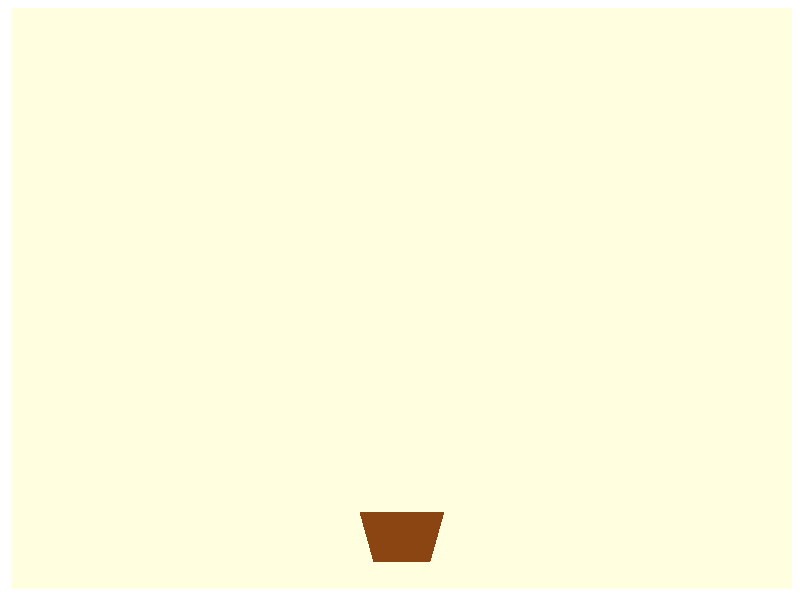
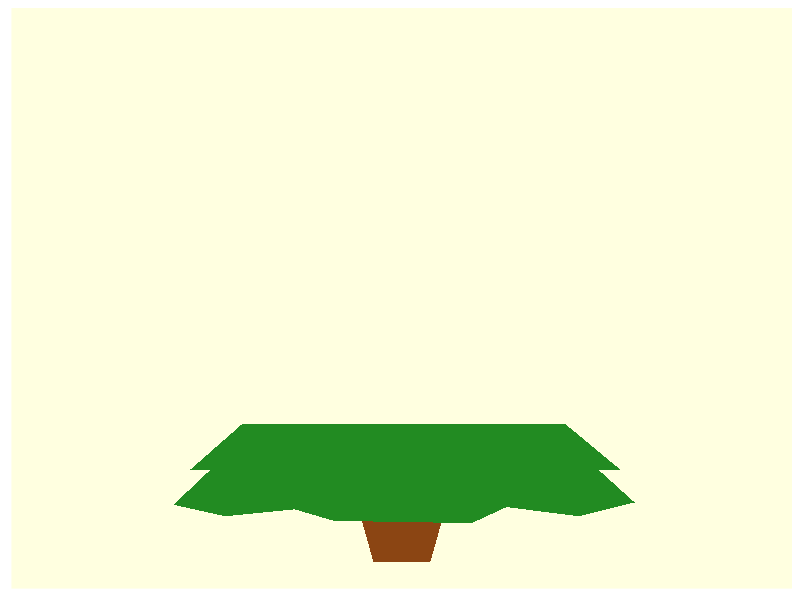
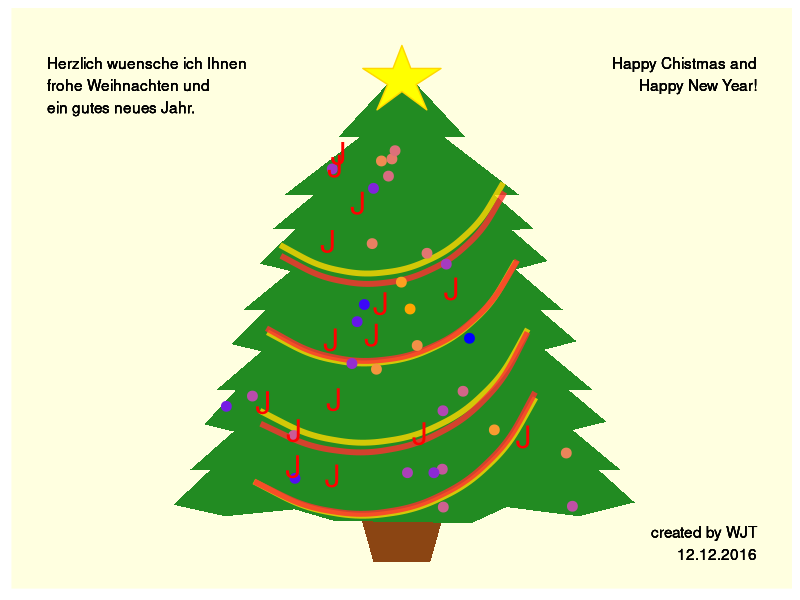
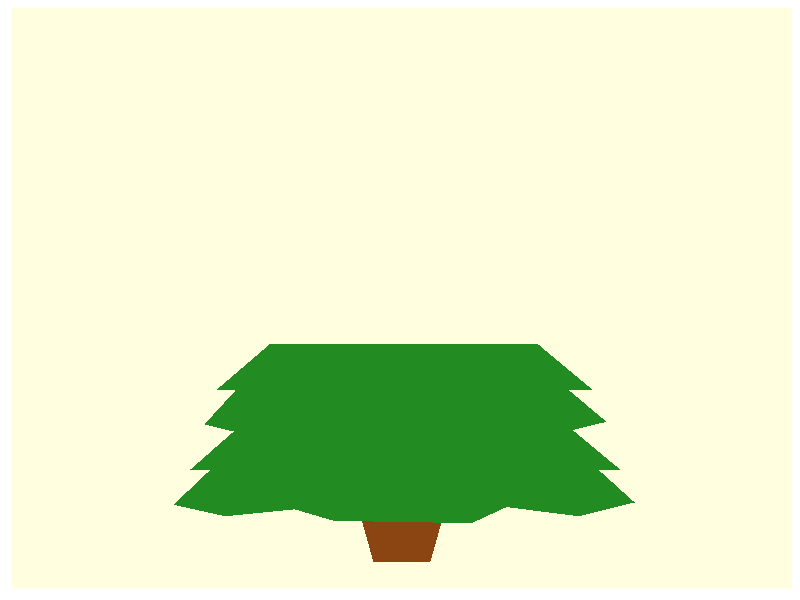
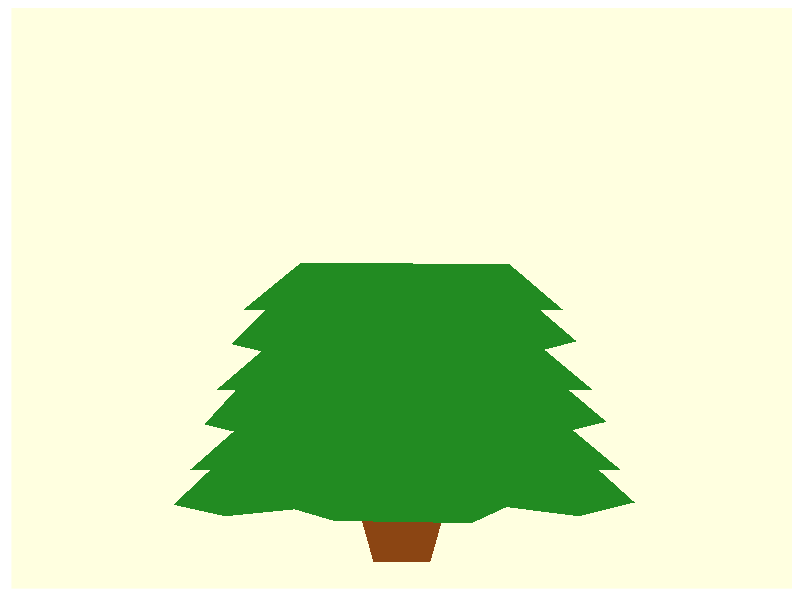
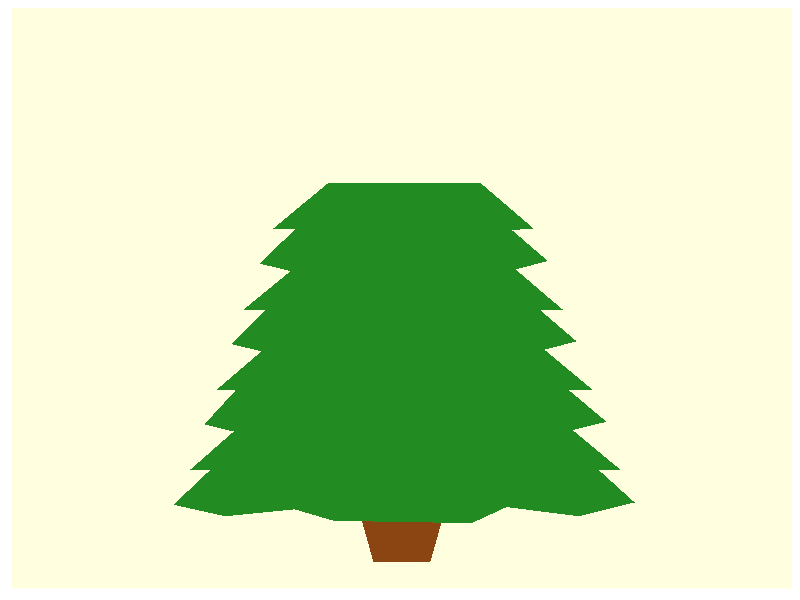
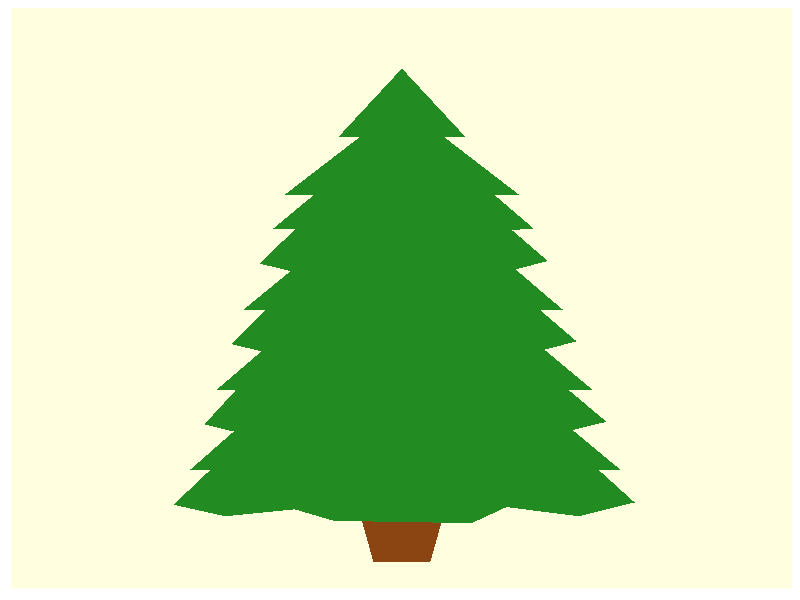
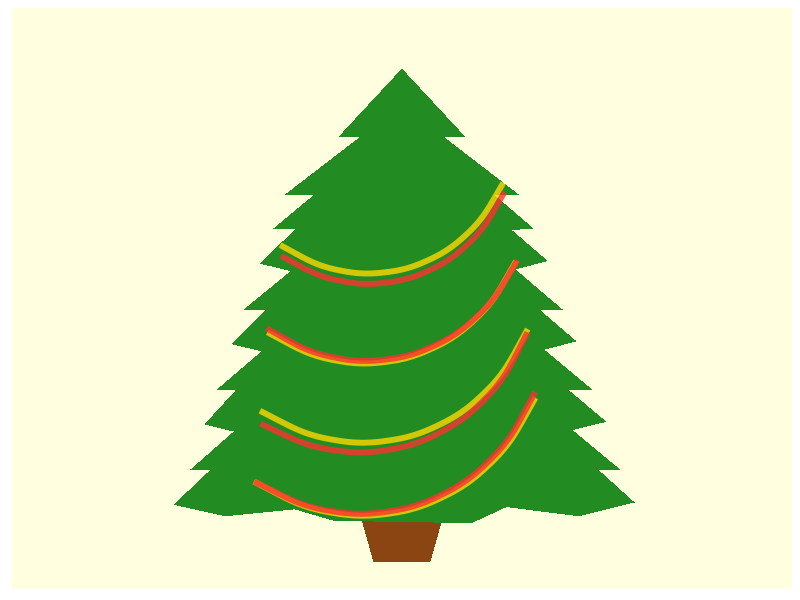

Reproduce these figures in R, in order. (Note: this script raises an error after producing the figures.)
library(ggplot2)
#-------------------------------------------------#
# trunk
x <- c(-.8, -1.2, 1.2, .8)
y <- c(0, 2.2, 2.2, 0)
part <- rep("tree", 4)
tree <- data.frame(x, y, part)

L0 <- ggplot(tree, aes(x, y)) +
        geom_polygon(fill = "saddlebrown") +
        xlim(-10, 10) + ylim(0, 23) +
        theme(axis.title = element_blank(),
              axis.text = element_blank(),
              axis.ticks = element_blank(),
              panel.grid.major = element_blank(),
              panel.grid.minor = element_blank(),
              panel.background = element_rect(fill = "lightyellow"))
#-------------------------------------------------#
# layers of leaves
x <- c(-2, -3, -5, -6.5, -5.4, -6, -4.5, 4.6, 6.1, 5.5, 6.6, 5, 3, 2)
y <- c(1.8, 2.3, 2, 2.5, 4, 4, 6, 6, 4, 4, 2.6, 2, 2.4, 1.7)
x <- jitter(x)
part <- rep("leaves0", 14)
leaves1 <- data.frame(x, y, part)
L1 <- L0 + geom_polygon(data = leaves1, aes(x, y), fill = "forestgreen")
#
shrink <-  rep(c(.8, -.8), each = 7)
grow <- rep(3.5, 14)
part <- rep("leaves1", 14)
leaves2 <- data.frame(x = jitter(x + shrink),y = jitter(y + grow), part)
L2 <- L1 + geom_polygon(data = leaves2, aes(x, y), fill = "forestgreen")
#
shrink <- rep(c(.8, -.8), each = 7)
part <- rep("leaves2", 14)
leaves3 <- data.frame(x = jitter(leaves2$x + shrink),
                      y = jitter(leaves2$y + grow), part)
L3 <- L2 + geom_polygon(data = leaves3, aes(x, y), fill = "forestgreen")
#
shrink <- rep(c(.8, -.8), each = 7) 
part <- rep("leaves3", 14)
leaves4 <- data.frame(x = jitter(leaves3$x + shrink),
                      y = jitter(leaves3$y + grow), part)
L4 <- L3 + geom_polygon(data = leaves4, aes(x, y), fill = "forestgreen")
#
x_top <- c(-3.3, -1.2, -1.8, 0, 1.8, 1.2, 3.3) 
y_top <- c(16, 18.5, 18.5, 21.5, 18.5, 18.5, 16)
part <- rep("top", 7)
leaves5 <- data.frame(x = x_top, y = y_top, part)
L5 <- L4 + geom_polygon(data = leaves5, aes(x, y), fill = "forestgreen")
#-------------------------------------------------#
# decorations
# ribbons 
x1 <- jitter(c(-4.2, -4, -3.8, -3.4))
x2 <- jitter(c(3.8, 3.5, 3.2, 2.9))
y1 <- jitter(c(3, 6.5, 10, 13.5))
y2 <- jitter(c(6.5, 10, 13.5, 17)) 
dta_rib <- data.frame(x1, x2, y1, y2)
dta_rib2 <- as.data.frame(lapply(dta_rib, jitter))
#
L6 <- L5 + geom_curve(data = dta_rib,
                aes(x = x1, y = y1, xend = x2, yend = y2),
                col = "gold", lwd = 2, alpha = .8) +
           geom_curve(data = dta_rib2,
                aes(x = x1, y = y1, xend = x2, yend = y2),
                col = "firebrick1", lwd = 2, alpha = .8)
#-------------------------------------------------#
# balls
# make sure balls are one the tree
balls_x1 <- runif(13, -5, 5)
balls_x2 <- runif(11, -3, 3)
balls_x3 <- runif(6, -2, 2)
balls_x <- c(balls_x1, balls_x2, balls_x3)
balls_y1 <- runif(13, 2, 8)
balls_y2 <- runif(11, 8, 14)
balls_y3 <- runif(6, 15, 18)
balls_y <- c(balls_y1, balls_y2, balls_y3)
part <- rep("ball", 30)

# draw them!
balls <- data.frame(x = balls_x, y = balls_y, part, col = sample(1:30, 30))
L7 <- L6 + geom_point(data = balls, aes(x = x, y = y, col = col), size = 3) +
             scale_color_gradient(low = "blue", high = "orange") +
             theme(legend.position = "NONE")
#-------------------------------------------------#
# walking stick candy
stick_x1 <- runif(7, -5, 5)
stick_x2 <- runif(5, -3, 3)
stick_x3 <- runif(3, -2, 2)
stick_x <- c(stick_x1, stick_x2, stick_x3)
stick_y1 <- runif(7, 2, 8)
stick_y2 <- runif(5, 8, 14)
stick_y3 <- runif(3, 15, 18)
stick_y <- c(stick_y1, stick_y2, stick_y3)
part <- rep("stick", 15)
label <- rep("J", 15)
sticks <- data.frame(x = stick_x, y = stick_y, part, label)
L8 <- L7 + geom_text(data = sticks, aes(x = x, y = y, label = label),
                     size = 8, col = "red")
#-------------------------------------------------#
# star
x_star <- c(0, -.7, -.4, -1.1, -.25, 0, .25, 1.1, .4, .7)
y_star <- c(20.5, 19.7, 20.8, 21.5, 21.5, 22.5, 21.5, 21.5, 20.8, 19.7)
star <- data.frame(x_star, y_star, part = rep("star", 10))
L9 <- L8 + geom_polygon(data = star, aes(x_star, y_star), fill = "yellow",
                        col = "gold")
#-------------------------------------------------#
# Text     
L10 <- L9 + geom_text(aes(x = -10, y = 22,
               label = "Herzlich wuensche ich Ihnen\nfrohe Weihnachten und\nein gutes neues Jahr."), vjust = "inward", hjust = "inward") +
     geom_text(aes(x = 10, y = 22, label = "Happy Chistmas and\n Happy New Year!"), vjust = "inward", hjust = "inward") +
     geom_text(aes(x = 10, y = 0.1, label = "created by WJT\n12.12.2016"), vjust = "inward", hjust = "inward")

#-------------------------------------------------#
oopt <- ani.options(nmax = 11)
saveGIF({
  figs <- list(L0, L1, L2, L3, L4, L5, L6, L7, L8, L9, L10)
  for(i in 1:ani.options("nmax")) {
    print(figs[[i]])
  }
}, movie.name = "Weihnachtsbaum.gif", interval = c(rep(.3, 10), 1))

# Error: Could not find ffmpeg command. You should either change the 
# animation.fun hook option or install ffmpeg with libvpx enabled.
# brew install ffmpeg --with-libvpx
